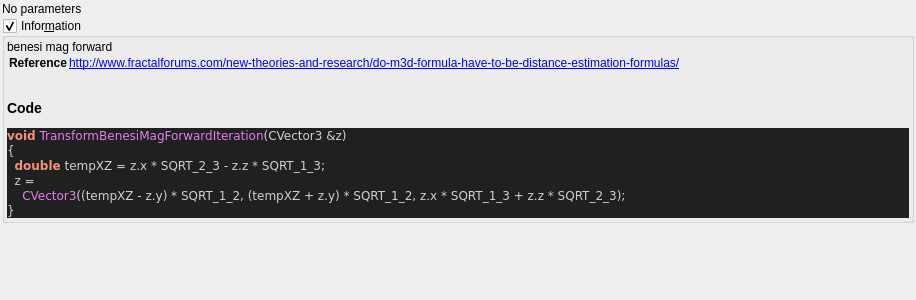
<?xml version="1.0" encoding="UTF-8"?>
<ui version="4.0">
 <class>transf_benesi_mag_forward</class>
 <widget class="QWidget" name="Form">
  <property name="geometry">
   <rect>
    <x>0</x>
    <y>0</y>
    <width>916</width>
    <height>300</height>
   </rect>
  </property>
  <property name="windowTitle">
   <string notr="true">transf_benesi_mag_forward</string>
  </property>
  <layout class="QVBoxLayout" name="verticalLayout">
   <property name="spacing">
    <number>2</number>
   </property>
   <property name="leftMargin">
    <number>2</number>
   </property>
   <property name="topMargin">
    <number>2</number>
   </property>
   <property name="rightMargin">
    <number>2</number>
   </property>
   <property name="bottomMargin">
    <number>2</number>
   </property>
   <item>
    <widget class="QLabel" name="label">
     <property name="toolTip">
      <string/>
     </property>
     <property name="text">
      <string>No parameters</string>
     </property>
    </widget>
   </item>
   <item>
    <widget class="MyGroupBox" name="groupCheck_info">
     <property name="title">
      <string>Infor&amp;mation</string>
     </property>
     <property name="flat">
      <bool>false</bool>
     </property>
     <property name="checkable">
      <bool>true</bool>
     </property>
     <layout class="QVBoxLayout" name="verticalLayout_2">
      <property name="spacing">
       <number>2</number>
      </property>
      <property name="leftMargin">
       <number>2</number>
      </property>
      <property name="topMargin">
       <number>2</number>
      </property>
      <property name="rightMargin">
       <number>2</number>
      </property>
      <property name="bottomMargin">
       <number>2</number>
      </property>
      <item>
       <widget class="QLabel" name="label_code_content">
        <property name="text">
         <string notr="true">&lt;p&gt;benesi mag forward&lt;/p&gt;&lt;table&gt;
&lt;tr&gt;&lt;th&gt;Reference&lt;/th&gt;&lt;td&gt;&lt;a href=&quot;http://www.fractalforums.com/new-theories-and-research/do-m3d-formula-have-to-be-distance-estimation-formulas/&quot;&gt;http://www.fractalforums.com/new-theories-and-research/do-m3d-formula-have-to-be-distance-estimation-formulas/&lt;br&gt;
&lt;/td&gt;&lt;/tr&gt;
&lt;/table&gt;
&lt;h3&gt;Code&lt;/h3&gt;
&lt;body style=&quot;background-color:#202020&quot;&gt;
&lt;pre style=&quot;color:#d0d0d0; background-color:#202020;  font-family:'Courier New',monospace;&quot;&gt;&lt;span style=&quot;color:#f09479; font-weight:bold&quot;&gt;void&lt;/span&gt; &lt;span style=&quot;color:#e47eed&quot;&gt;TransformBenesiMagForwardIteration&lt;/span&gt;&lt;span style=&quot;color:#d0d0d0&quot;&gt;(&lt;/span&gt;CVector3 &lt;span style=&quot;color:#d0d0d0&quot;&gt;&amp;amp;&lt;/span&gt;z&lt;span style=&quot;color:#d0d0d0&quot;&gt;)&lt;/span&gt;
&lt;span style=&quot;color:#d0d0d0&quot;&gt;{&lt;/span&gt;
  &lt;span style=&quot;color:#f09479; font-weight:bold&quot;&gt;double&lt;/span&gt; tempXZ &lt;span style=&quot;color:#d0d0d0&quot;&gt;=&lt;/span&gt; z&lt;span style=&quot;color:#d0d0d0&quot;&gt;.&lt;/span&gt;x &lt;span style=&quot;color:#d0d0d0&quot;&gt;*&lt;/span&gt; SQRT_2_3 &lt;span style=&quot;color:#d0d0d0&quot;&gt;-&lt;/span&gt; z&lt;span style=&quot;color:#d0d0d0&quot;&gt;.&lt;/span&gt;z &lt;span style=&quot;color:#d0d0d0&quot;&gt;*&lt;/span&gt; SQRT_1_3&lt;span style=&quot;color:#d0d0d0&quot;&gt;;&lt;/span&gt;
  z &lt;span style=&quot;color:#d0d0d0&quot;&gt;=&lt;/span&gt;
    &lt;span style=&quot;color:#e47eed&quot;&gt;CVector3&lt;/span&gt;&lt;span style=&quot;color:#d0d0d0&quot;&gt;((&lt;/span&gt;tempXZ &lt;span style=&quot;color:#d0d0d0&quot;&gt;-&lt;/span&gt; z&lt;span style=&quot;color:#d0d0d0&quot;&gt;.&lt;/span&gt;y&lt;span style=&quot;color:#d0d0d0&quot;&gt;) *&lt;/span&gt; SQRT_1_2&lt;span style=&quot;color:#d0d0d0&quot;&gt;, (&lt;/span&gt;tempXZ &lt;span style=&quot;color:#d0d0d0&quot;&gt;+&lt;/span&gt; z&lt;span style=&quot;color:#d0d0d0&quot;&gt;.&lt;/span&gt;y&lt;span style=&quot;color:#d0d0d0&quot;&gt;) *&lt;/span&gt; SQRT_1_2&lt;span style=&quot;color:#d0d0d0&quot;&gt;,&lt;/span&gt; z&lt;span style=&quot;color:#d0d0d0&quot;&gt;.&lt;/span&gt;x &lt;span style=&quot;color:#d0d0d0&quot;&gt;*&lt;/span&gt; SQRT_1_3 &lt;span style=&quot;color:#d0d0d0&quot;&gt;+&lt;/span&gt; z&lt;span style=&quot;color:#d0d0d0&quot;&gt;.&lt;/span&gt;z &lt;span style=&quot;color:#d0d0d0&quot;&gt;*&lt;/span&gt; SQRT_2_3&lt;span style=&quot;color:#d0d0d0&quot;&gt;);&lt;/span&gt;
&lt;span style=&quot;color:#d0d0d0&quot;&gt;}&lt;/span&gt;
&lt;/pre&gt;
&lt;/body&gt;</string>
        </property>
        <property name="wordWrap">
         <bool>true</bool>
        </property>
        <property name="openExternalLinks">
         <bool>true</bool>
        </property>
        <property name="textInteractionFlags">
         <set>Qt::LinksAccessibleByMouse|Qt::TextSelectableByMouse</set>
        </property>
       </widget>
      </item>
     </layout>
    </widget>
   </item>
   <item>
    <spacer name="verticalSpacer">
     <property name="orientation">
      <enum>Qt::Vertical</enum>
     </property>
     <property name="sizeHint" stdset="0">
      <size>
       <width>20</width>
       <height>40</height>
      </size>
     </property>
    </spacer>
   </item>
  </layout>
 </widget>
 <customwidgets>
  <customwidget>
   <class>MyGroupBox</class>
   <extends>QGroupBox</extends>
   <header>my_group_box.h</header>
   <container>1</container>
  </customwidget>
 </customwidgets>
 <tabstops>
  <tabstop>groupCheck_info</tabstop>
 </tabstops>
 <resources/>
 <connections/>
</ui>
